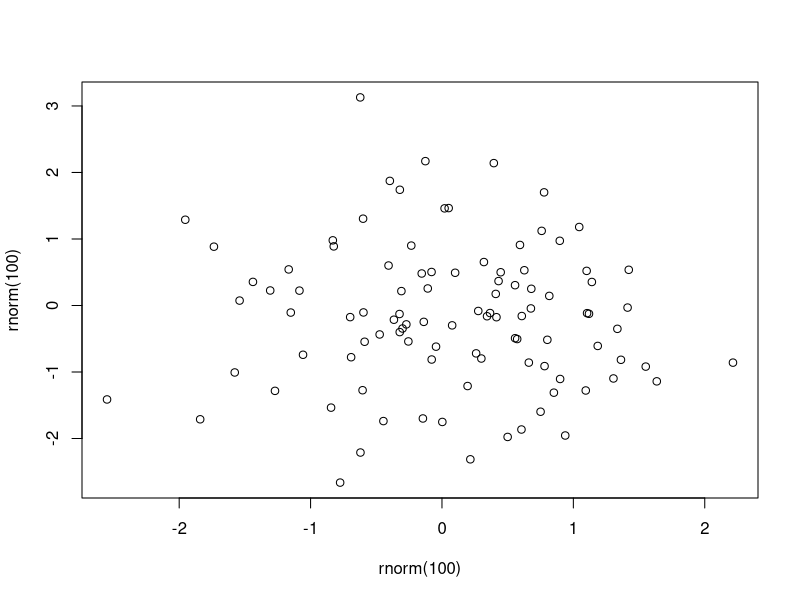

Generate this figure with R:
## ---- chunk 1
#| label: fig-plot-example
#| fig-cap: amazing scatterplot
#| echo: false
plot(rnorm(100), rnorm(100))
